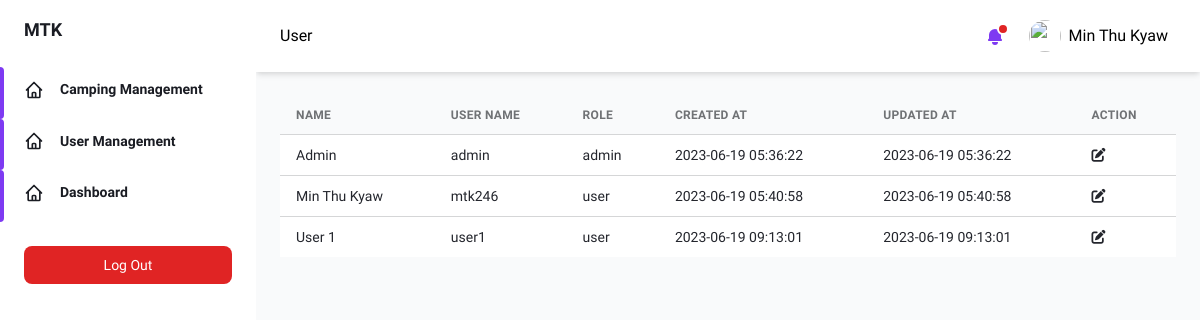
Screenshot of /pages/admin/user.php (signed in) with the database file from the repository.
### tables this page shows
CREATE TABLE `users` (
  `id` int(11) NOT NULL,
  `username` varchar(100) NOT NULL,
  `password` varchar(100) NOT NULL,
  `name` varchar(100) DEFAULT NULL,
  `role` varchar(100) DEFAULT NULL,
  `remark` varchar(255) DEFAULT NULL,
  `created_at` timestamp NOT NULL DEFAULT CURRENT_TIMESTAMP,
  `updated_at` timestamp NOT NULL DEFAULT CURRENT_TIMESTAMP ON UPDATE CURRENT_TIMESTAMP
);

### Controller/User.php (called while the page is built, shortened)
<?php
require_once("Query.php");
class User{
    private query $query;
    function __construct() {
        $this->query = new Query();
    }
    function getUserData() {
        $sql = "SELECT * FROM users";
        $this->user = $this->query->executeQuery($sql, CONST_GET);
        return json_encode($this->user);
    }
    function getCurrentUserData($id) {
        $this->id = $id;
        $sql = "SELECT * FROM users WHERE id = '$this->id'";
        $this->user = $this->query->executeQuery($sql, CONST_GET);
        return json_encode($this->user);
    }
}
?>

### Controller/Query.php (called while the page is built, shortened)
<?php
require_once(CONST_BASE_PATH . "/db_connect.php");
class Query {
    private $conn;
    private array $response = [];
    public function __construct() {
        global $conn;
        $this->conn = $conn;
    }
    public function executeQuery($sql, $method) {
        $this->method = $method;
        if ($this->method === CONST_PUT) {
            $result = mysqli_query($this->conn, $sql);
            if ($result) {
                $this->response = [
                    'success' => true,
                    'message' => 'Updated successfully.'
                ];
            } else {
                $this->response = [
                    'success' => false,
                    'message' => 'Something went wrong.'
                ];
            }
            return $this->response;
        } else if ($this->method === CONST_GET) {
            $result = mysqli_query($this->conn, $sql);
            $data = mysqli_fetch_all($result, MYSQLI_ASSOC);
            return $data;
        } else if ($this->method === CONST_POST) {
            $result = mysqli_query($this->conn, $sql);
            if ($result) {
                $this->response = [
                    'success' => true,
                    'message' => 'Created successfully.'
                ];
            } else {
                $this->response = [
                    'success' => false,
                    'message' => 'Something went wrong.'
                ];
            }
            return $this->response;
        } else if ($this->method === CONST_DELETE) {
            $result = mysqli_query($this->conn, $sql);
            if ($result) {
                $this->response = [
                    'success' => true,
                    'message' => 'Deleted successfully.'
                ];
            } else {
                $this->response = [
                    'success' => false,
                    'message' => 'Something went wrong.'
                ];
            }
            return $this->response;
        }
    }
}
?>

### pages/admin/user.php (the view, shortened to what this page needs)
<?php
require_once("../../Controller/User.php");
require_once("../../Components/admin/headerAdmin.php");
require_once("../../Components/admin/adminNavbar.php");
$userController = new User();
$userInfos = $userController->getUserData();
$decodeUserInfos = json_decode($userInfos, true);
$tableHeading = array(
    "Name",
    "User Name",
    "Role",
    "Created At",
    "Updated At",
    "Action"
);
?>
<div class="container px-6 mx-auto grid p-6">
    <div class="w-full overflow-x-auto">
        <form action="update_user.php" method="POST">
            <table class="w-full whitespace-no-wrap">
                <thead>
                    <tr
                        class="text-xs font-semibold tracking-wide text-left text-gray-500 uppercase border-b dark:border-gray-700 bg-gray-50 dark:text-gray-400 dark:bg-gray-800"
                    >
                        <?php foreach ($tableHeading as $tHead) { ?>
                            <th class="px-4 py-3">
                                <?php echo $tHead; ?>
                            </th>
                        <?php } ?>
                    </tr>
                </thead>
                <tbody
                    class="bg-white divide-y dark:divide-gray-700 dark:bg-gray-800"
                >
                    <?php foreach ($decodeUserInfos as $user) { ?>
                        <tr class="text-gray-700 dark:text-gray-400">
                            <td class="px-4 py-3 text-sm">
                                <?php echo $user['name']; ?>
                            </td>
                            <td class="px-4 py-3 text-sm">
                                <?php echo $user['username']; ?>
                            </td>
                            <td class="px-4 py-3 text-sm">
                                <?php echo $user['role']; ?>
                            </td>
                            <td class="px-4 py-3 text-sm">
                                <?php echo $user['created_at']; ?>
                            </td>
                            <td class="px-4 py-3 text-sm">
                                <?php echo $user['updated_at']; ?>
                            </td>
                            <td class="px-4 py-3 text-sm">
                                <button
                                    type="submit"
                                >
                                    <i class="fa-solid fa-pen-to-square"></i>
                                </button>
                            </td>
                        </tr>
                    <?php } ?>
                </tbody>
            </table>
        </form>
    </div>
</div>
</div>
</div>
<?php
require_once("../../Components/admin/footerAdmin.php");
?>

### Components/admin/adminNavbar.php (shortened to what this page needs)
<?php
require_once("../../Controller/User.php");
$user_id = $_SESSION['user_id'];
$user = new User();
$getCurrentUser = $user->getCurrentUserData($user_id);
$decodeUserData = json_decode($getCurrentUser, true);
$navbarArr = array(
    array(
        "name" => "Camping Management",
        "icon" => "fa fa-globe fa-2x",
        "path" => CONST_BASE_URL .'/pages/admin/camping.php'
    ),
    array(
        "name" => "User Management",
        "icon" => "fa fa-home fa-2x",
        "path" =>  CONST_BASE_URL . '/pages/admin/user.php'
    ),
    array(
        "name" => "Dashboard",
        "icon" => "fa fa-globe fa-2x",
        "path" => CONST_BASE_URL .'/pages/admin/'
    )
);
$curPageName = substr($_SERVER["SCRIPT_NAME"], strrpos($_SERVER["SCRIPT_NAME"], "/") + 1);
$curPageName = str_replace('.php', '', $curPageName);
$curPageName = str_replace('_', ' ', $curPageName);
$curPageName = ucwords($curPageName);
?>
<div
    id="desktop-sidebar"
    class="flex h-screen bg-gray-50 dark:bg-gray-900"
>
    <aside
        class="z-20 hidden w-64 overflow-y-auto bg-white dark:bg-gray-800 md:block flex-shrink-0"
    >
        <div class="py-4 text-gray-500 dark:text-gray-400">
            <a
                class="ml-6 text-lg font-bold text-gray-800 dark:text-gray-200"
                href="#"
            >
                MTK
            </a>
            <ul class="mt-6">
                <?php foreach($navbarArr as $navbar) { ?>
                    <li class="relative px-6 py-3">
                        <span
                        class="absolute inset-y-0 left-0 w-1 bg-purple-600 rounded-tr-lg rounded-br-lg"
                        aria-hidden="true"
                        ></span>
                        <a
                            class="inline-flex items-center w-full text-sm font-semibold text-gray-800 transition-colors duration-150 hover:text-gray-800 dark:hover:text-gray-200 dark:text-gray-100"
                            href="<?php echo $navbar['path']; ?>"
                        >
                            <svg
                                class="w-5 h-5"
                                aria-hidden="true"
                                fill="none"
                                stroke-linecap="round"
                                stroke-linejoin="round"
                                stroke-width="2"
                                viewBox="0 0 24 24"
                                stroke="currentColor"
                            >
                                <path
                                d="M3 12l2-2m0 0l7-7 7 7M5 10v10a1 1 0 001 1h3m10-11l2 2m-2-2v10a1 1 0 01-1 1h-3m-6 0a1 1 0 001-1v-4a1 1 0 011-1h2a1 1 0 011 1v4a1 1 0 001 1m-6 0h6"
                                ></path>
                            </svg>
                            <span class="ml-4"><?php echo $navbar['name']; ?></span>
                        </a>
                    </li>
                <?php } ?>
            </ul>
            <div class="px-6 my-6">
                <form action="<?php echo CONST_BASE_URL . '/Auth/destroy_session.php'; ?>" method="POST">
                    <input
                        type="submit"
                        class="flex items-center justify-between w-full px-4 py-2 text-sm font-medium leading-5 text-white transition-colors duration-150 bg-red-600 border border-transparent rounded-lg active:bg-red-600 hover:bg-red-700 focus:outline-none focus:shadow-outline-purple"
                        value="Log Out"
                    />
                </form>
            </div>
        </div>
    </aside>
    <div class="flex flex-col flex-1 w-full">
        <header class="z-10 py-4 bg-white shadow-md dark:bg-gray-800">
            <div
                class="container flex items-center justify-between h-full px-6 mx-auto text-purple-600 dark:text-purple-300"
            >
            <h3 class="text-dark">
                <?php echo $curPageName; ?>
            </h3>
            <ul class="flex items-center flex-shrink-0 space-x-6">
                <li class="relative">
                    <button
                        class="relative align-middle rounded-md focus:outline-none focus:shadow-outline-purple"
                        @click="toggleNotificationsMenu"
                        @keydown.escape="closeNotificationsMenu"
                        aria-label="Notifications"
                        aria-haspopup="true"
                    >
                        <svg
                            class="w-5 h-5"
                            aria-hidden="true"
                            fill="currentColor"
                            viewBox="0 0 20 20"
                        >
                            <path
                                d="M10 2a6 6 0 00-6 6v3.586l-.707.707A1 1 0 004 14h12a1 1 0 00.707-1.707L16 11.586V8a6 6 0 00-6-6zM10 18a3 3 0 01-3-3h6a3 3 0 01-3 3z"
                            ></path>
                        </svg>
                        <span
                            aria-hidden="true"
                            class="absolute top-0 right-0 inline-block w-3 h-3 transform translate-x-1 -translate-y-1 bg-red-600 border-2 border-white rounded-full dark:border-gray-800"
                        ></span>
                    </button>
                </li>
                <li class="relative">
                    <button
                        class="align-middle rounded-full focus:shadow-outline-purple focus:outline-none d-flex align-items-center"
                        @click="toggleProfileMenu"
                        @keydown.escape="closeProfileMenu"
                        aria-label="Account"
                        aria-haspopup="true"
                    >
                        <img
                            class="object-cover w-8 h-8 rounded-full"
                            src="https://images.unsplash.com/photo-1502378735452-bc7d86632805?ixlib=rb-0.3.5&q=80&fm=jpg&crop=entropy&cs=tinysrgb&w=200&fit=max&s=aa3a807e1bbdfd4364d1f449eaa96d82"
                            alt=""
                            aria-hidden="true"
                        />
                        <span class="text-black p-2"><?php echo $decodeUserData[0]['name']; ?></span>
                    </button>
                </li>
            </ul>
        </div>
    </header>
    <div class="h-full overflow-y-auto">

### assets/css/variable.css (style rules this page uses)
:root { --color-one: #fff; --color-two: #333; --color-three: red; --color-four: #ededed; --color-five: #F2DAD7; --color-six: #D1A39E; --color-seven: #CECDCA; --color-eight: #474545; --color-nine: #eaeaea; --bg-dark: #333; --gradient-one: rgba(0, 0, 0, .5); --gradient-two: rgba(0, 0, 0, .3); --text-white: #fff; --text-dark: #000; --heading-one: 4rem; --heading-two: 2rem; --heading-three: 1.5rem; --heading-four: 1.25rem; --heading-five: 1rem; --heading-six: .75rem; --margin-auto: auto; --margin-0: 0; --margin-1: 1rem; --margin-2: 2rem; --margin-3: 3rem; --margin-4: 4rem; --margin-5: 5rem; --margin-6: 6rem; --margin-left-3: 3rem; --margin-left-4: 4rem; --padding-0: 0; --padding-1: 1rem; --padding-2: 2rem; --padding-3: 3rem; --padding-4: 4rem; --padding-5: 5rem; --padding-6: 6rem; --font-size-small: 1rem; --font-size-medium: 1.5rem; --font-size-large: 2rem; --font-size-1: 1rem; --font-size-2: 1.25rem; --font-size-3: 1.75rem; --font-size-4: 2.25rem; --font-size-5: 2.5rem; --font-size-6: 2.75rem; --ease: all 0.3s ease-in-out; }

### assets/css/global.css (style rules this page uses)
.d-flex { display: flex; }
.align-items-center { align-items: center; }
.text-white { color: var(--text-white); }
.ml-4 { margin-left: var(--margin-left-4); }
.text-dark { color: var(--text-dark); }

### rows the page displays
users: name "Min Thu Kyaw", username "mtk246", role "user", created_at "2023-06-19 05:40:58", updated_at "2023-06-19 05:40:58"
users: name "Admin", username "admin", role "admin", created_at "2023-06-19 05:36:22", updated_at "2023-06-19 05:36:22"
users: name "User 1", username "user1", role "user", created_at "2023-06-19 09:13:01", updated_at "2023-06-19 09:13:01"

### other values shown
$navbar['name'] "Camping Management"
$navbar['name'] "User Management"
$navbar['name'] "Dashboard"
$curPageName "User"
$tHead "NAME"
$tHead "USER NAME"
$tHead "ROLE"
$tHead "CREATED AT"
$tHead "UPDATED AT"
$tHead "ACTION"
